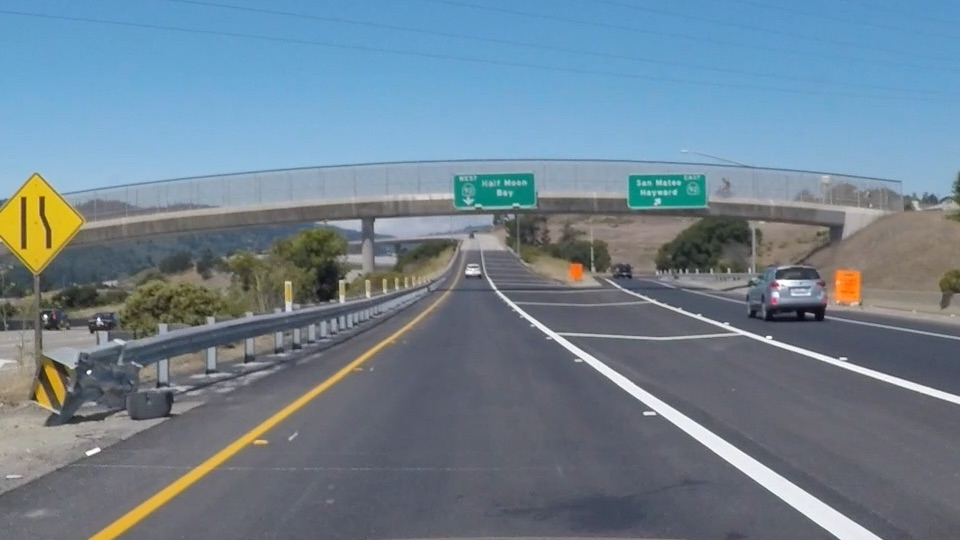
#> input picture exit-ramp.jpg, 960 x 540 px
$ jupyter execute --allow-errors canny_edge_detect_mask_hough_transform.ipynb   (shell and % lines are left out)
#> lines starting #> are read from the running program, lines starting #| are printed output that depends on the picture; after the words box and inside, x2 and y2 are one past the last pixel; in counts of white or black regions, pixels touching at a corner belong together
[cell 1]
import matplotlib.pyplot as plt
import matplotlib.image as mpimg
import numpy as np
import cv2
import math

[cell 2]
def show_image(arr, name):
    if not isinstance(arr, np.ndarray):
        print("ERROR:", name, "is not an ndarray.")
        return

    print("NDArray: '{}' shape: {} dtype: {}".format(name, arr.shape, arr.dtype))

    if len(arr.shape) == 3:
        plt.imshow(arr)
    elif len(arr.shape) == 2:
        plt.imshow(arr, cmap='gray')
    else:
        print("This is not an image.")

    plt.show()

[cell 3]
image = mpimg.imread('exit-ramp.jpg')
#> image is the input picture: shape (540, 960, 3); mean R, G, B 111.3, 130.2, 144.4
#> (the rest of this cell did not finish here and is left out)

[cell 4]
gray = cv2.cvtColor(image, cv2.COLOR_RGB2GRAY)
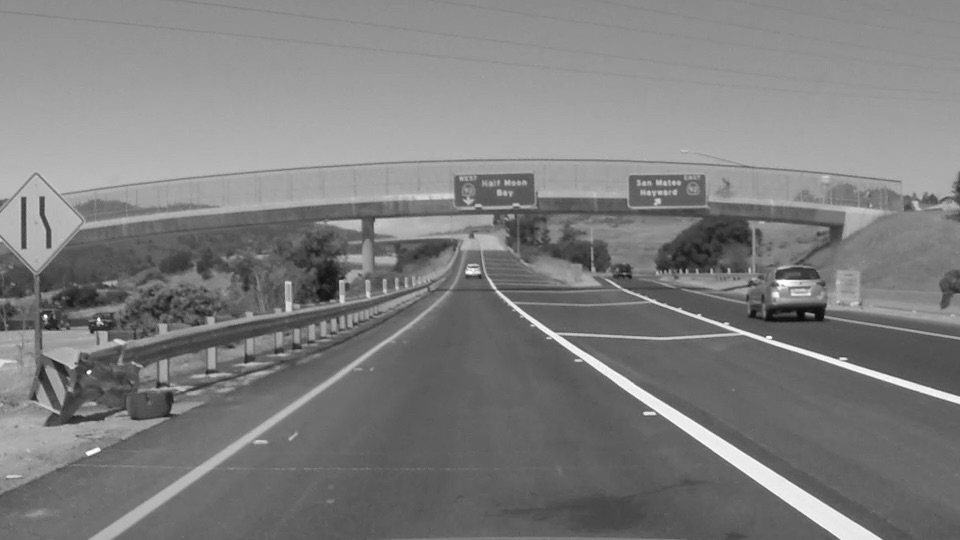
#> gray: shape (540, 960); min 7, max 255, mean 126.2

#> (a cell that did not finish here is left out)

[cell 6]
kernel_size = 3
gray_blurred = cv2.GaussianBlur(gray, (kernel_size, kernel_size), 0)

#> (the rest of this cell did not finish here and is left out)

[cell 7]
edges = cv2.Canny(gray_blurred, 100, 200)
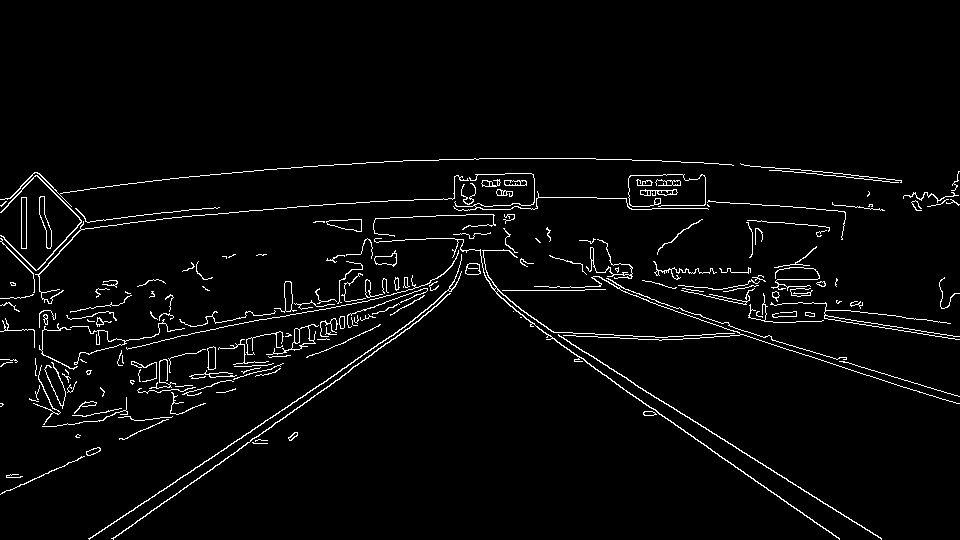
#> edges: shape (540, 960); 3.2% white in thin lines or dots, all inside (x1, y1, x2, y2) = (0, 158, 960, 540)
#> (the rest of this cell did not finish here and is left out)

[cell 8]
xdim = edges.shape[1]
#> xdim = 960
ydim = edges.shape[0]
#> ydim = 540

ignore_mask_color = 255

vertices = np.array([[(0,ydim), (xdim*0.45, ydim*0.55), (xdim*0.5, ydim*0.5), (xdim, ydim)]], dtype=np.int32)
mask = np.zeros_like(edges)
cv2.fillPoly(mask, vertices, ignore_mask_color)
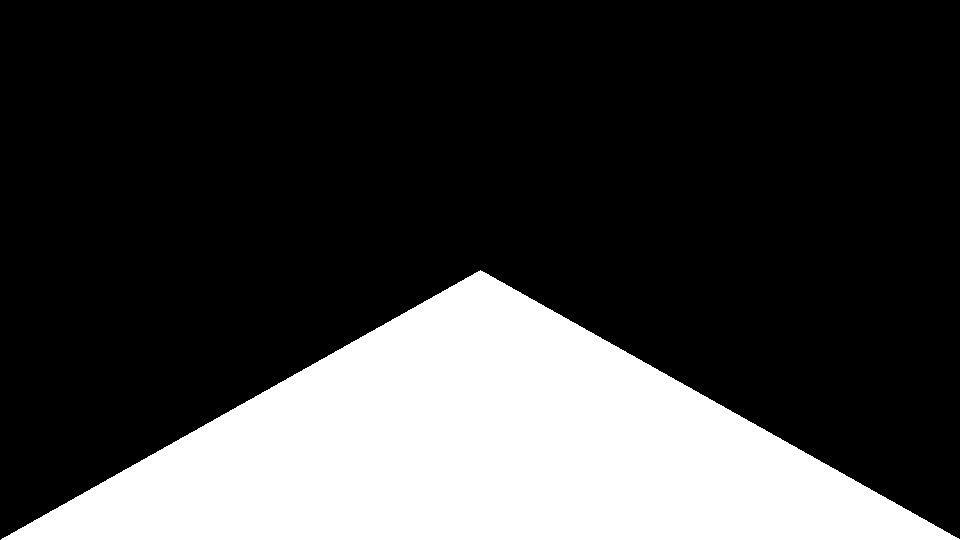
#> mask: shape (540, 960); 25% white; 1 white region, box (x1, y1, x2, y2) and area: (1, 270, 960, 540) 129798
masked_edges = cv2.bitwise_and(edges, mask)
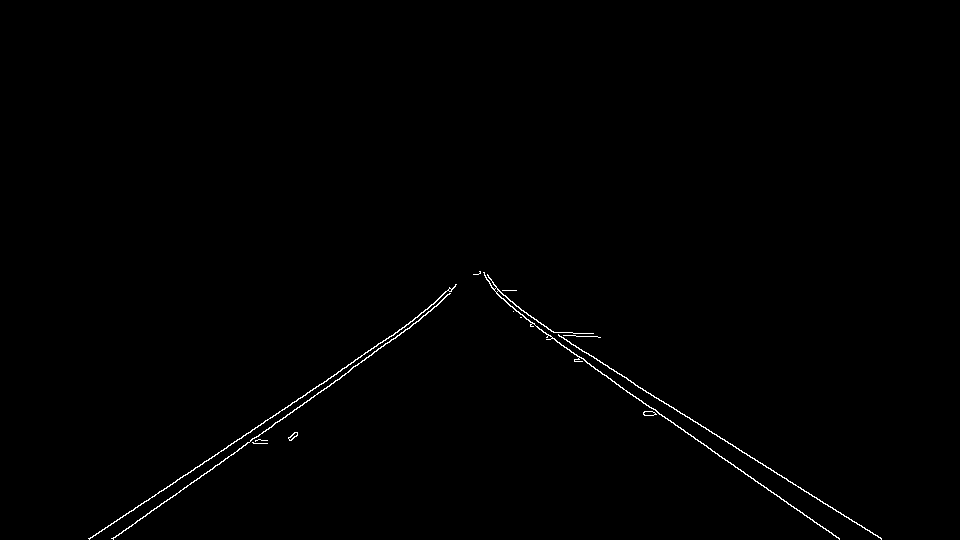
#> masked_edges: shape (540, 960); 0.52% white in thin lines or dots, all inside (x1, y1, x2, y2) = (88, 271, 882, 540)

#> (the rest of this cell did not finish here and is left out)

[cell 9]
rho = 1
theta = math.pi/180
min_votes = 50
min_line_length = 50
max_line_gap = 1
lines = cv2.HoughLinesP(masked_edges, rho, theta, min_votes, np.array([]), min_line_length, max_line_gap)
#> lines = [[89, 539, 300, 397], [558, 335, 634, 383], [585, 361, 826, 530], [348, 371, 407, 328], [809, 494, 859, 525], [112, 538, 250, 441], [272, 425, 350, 370], [627, 379, 881, 538], [294, 402, 380, 342], [364, 354, 419, 315]]

from pprint import pprint
print(lines.shape)
#| (10, 1, 4)
pprint(lines[:10])
#| array([[[ 89, 539, 300, 397]],
#|        [[558, 335, 634, 383]],
#|        [[585, 361, 826, 530]],
#|        [[348, 371, 407, 328]],
#|        [[809, 494, 859, 525]],
#|        [[112, 538, 250, 441]],
#|        [[272, 425, 350, 370]],
#|        [[627, 379, 881, 538]],
#|        [[294, 402, 380, 342]],
#|        [[364, 354, 419, 315]]], dtype=int32)

#pprint(lines.ravel()[:10])
#show_array(lines, 'lines')

# Create a blank canvas
line_image = image * 0
#> line_image: shape (540, 960, 3); every value is 0

# Now draw the detected lines on it.
for line in lines:
    for x1, y1, x2, y2 in line:
        cv2.line(line_image, (x1, y1), (x2, y2), (255, 0, 0), 10)
#> this loop made 10 passes
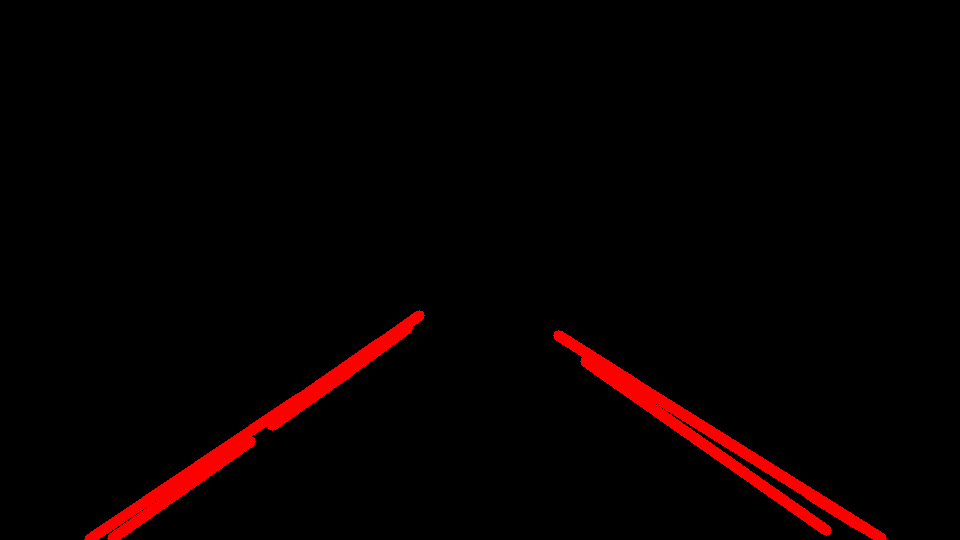
#> line_image: shape (540, 960, 3); mean R, G, B 7.2, 0, 0

#> (the rest of this cell did not finish here and is left out)
